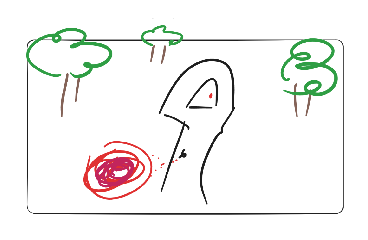

This is a level from a 2D game, rendered from its Tiled map with the project's own tilesets. A one-line summary and the complete map file follow:
An orthogonal 23x15 tile map with 16x16 px tiles, 3 tile layers (Back, Buildings, Front), 1 hidden layer not drawn.

<map version="1.10" tiledversion="1.11.2" orientation="orthogonal" renderorder="right-down" compressionlevel="0" width="23" height="15" tilewidth="16" tileheight="16" infinite="0" nextlayerid="9" nextobjectid="4">
 <tileset firstgid="1" name="z_Suryawati25_Hogwarts" tilewidth="16" tileheight="16" tilecount="345" columns="23">
  <image source="z_Suryawati25_Hogwarts.png" width="368" height="240" />
 </tileset>
 <layer id="1" name="Back" width="23" height="15">
  <data encoding="csv">
1,2,3,4,5,6,7,8,9,10,11,12,13,14,15,16,17,18,19,20,21,22,23,
24,25,26,27,28,29,30,31,32,33,34,35,36,37,38,39,40,41,42,43,44,45,46,
47,48,49,50,51,52,53,54,55,56,57,58,59,60,61,62,63,64,65,66,67,68,69,
70,71,72,73,74,75,76,77,78,79,80,81,82,83,84,85,86,87,88,89,90,91,92,
93,94,95,96,97,98,99,100,101,102,103,104,105,106,107,108,109,110,111,112,113,114,115,
116,117,118,119,120,121,122,123,124,125,126,127,128,129,130,131,132,133,134,135,136,137,138,
139,140,141,142,143,144,145,146,147,148,149,150,151,152,153,154,155,156,157,158,159,160,161,
162,163,164,165,166,167,168,169,170,171,172,173,174,175,176,177,178,179,180,181,182,183,184,
185,186,187,188,189,190,191,192,193,194,195,196,197,198,199,200,201,202,203,204,205,206,207,
208,209,210,211,212,213,214,215,216,217,218,219,220,221,222,223,224,225,226,227,228,229,230,
231,232,233,234,235,236,237,238,239,240,241,242,243,244,245,246,247,248,249,250,251,252,253,
254,255,256,257,258,259,260,261,262,263,264,265,266,267,268,269,270,271,272,273,274,275,276,
277,278,279,280,281,282,283,284,285,286,287,288,289,290,291,292,293,294,295,296,297,298,299,
300,301,302,303,304,305,306,307,308,309,310,311,312,313,314,315,316,317,318,319,320,321,322,
323,324,325,326,327,328,329,330,331,332,333,334,335,336,337,338,339,340,341,342,343,344,345
</data>
 </layer>
 <layer id="2" name="Buildings" width="23" height="15">
  <data encoding="csv">
0,0,0,0,0,0,0,0,0,0,0,0,0,0,0,0,0,0,0,0,0,0,0,
0,0,0,0,0,0,0,0,0,0,0,0,0,0,0,0,0,0,0,0,0,0,0,
0,0,0,0,0,0,0,0,0,0,0,0,0,0,0,0,0,0,0,0,0,0,0,
0,0,0,0,0,0,0,0,0,0,0,0,0,0,0,0,0,0,0,0,0,0,0,
0,0,0,0,0,0,0,0,0,0,0,0,0,0,0,0,0,0,0,0,0,0,0,
0,0,0,0,0,0,0,0,0,0,0,0,0,0,0,0,0,0,0,0,0,0,0,
0,0,0,0,0,0,0,0,0,0,0,0,0,0,0,0,0,0,0,0,0,0,0,
0,0,0,0,0,0,0,0,0,0,0,0,0,0,0,0,0,0,0,0,0,0,0,
0,0,0,0,0,0,0,0,0,0,0,0,0,0,0,0,0,0,0,0,0,0,0,
0,0,0,0,0,0,0,0,0,0,0,0,0,0,0,0,0,0,0,0,0,0,0,
0,0,0,0,0,0,0,0,0,0,0,0,0,0,0,0,0,0,0,0,0,0,0,
0,0,0,0,0,0,0,0,0,0,0,0,0,0,0,0,0,0,0,0,0,0,0,
0,0,0,0,0,0,0,0,0,0,0,0,0,0,0,0,0,0,0,0,0,0,0,
0,0,0,0,0,0,0,0,0,0,0,0,0,0,0,0,0,0,0,0,0,0,0,
0,0,0,0,0,0,0,0,0,0,0,0,0,0,0,0,0,0,0,0,0,0,0
</data>
 </layer>
 <layer id="7" name="Buildings1" width="23" height="15" visible="0">
  <data encoding="csv">
0,0,0,0,0,0,0,0,0,0,0,0,0,0,0,0,0,0,0,0,0,0,0,
0,0,0,0,0,0,0,0,0,0,0,0,0,0,0,0,0,0,0,0,0,0,0,
0,0,0,0,0,0,0,0,0,0,0,0,0,0,0,0,0,0,0,0,0,0,0,
0,0,0,0,0,0,0,0,0,0,0,0,0,0,0,0,0,0,0,0,0,0,0,
0,0,0,0,0,0,0,0,0,0,0,0,0,0,0,0,0,0,0,0,0,0,0,
0,0,0,0,0,0,0,0,0,0,0,0,0,0,0,0,0,0,0,0,0,0,0,
0,0,0,0,0,0,0,0,0,0,0,0,0,0,0,0,0,0,0,0,0,0,0,
0,0,0,0,0,0,0,0,0,0,0,0,0,0,0,0,0,0,0,0,0,0,0,
0,0,0,0,0,0,0,0,0,0,0,0,0,0,0,0,0,0,0,0,0,0,0,
0,0,0,0,0,0,0,0,0,0,0,0,0,0,0,0,0,0,0,0,0,0,0,
0,0,0,0,0,0,0,0,0,0,0,0,0,0,0,0,0,0,0,0,0,0,0,
0,0,0,0,0,0,0,0,0,0,0,0,0,0,0,0,0,0,0,0,0,0,0,
0,0,0,0,0,0,0,0,0,0,0,0,0,0,0,0,0,0,0,0,0,0,0,
0,0,0,0,0,0,0,0,0,0,0,0,0,0,0,0,0,0,0,0,0,0,0,
0,0,0,0,0,0,0,0,0,0,0,0,0,0,0,0,0,0,0,0,0,0,0
</data>
 </layer>
 <layer id="3" name="Front" width="23" height="15">
  <data encoding="csv">
0,0,0,0,0,0,0,0,0,0,0,0,0,0,0,0,0,0,0,0,0,0,0,
0,0,0,0,0,0,0,0,0,0,0,0,0,0,0,0,0,0,0,0,0,0,0,
0,0,0,0,0,0,0,0,0,0,0,0,0,0,0,0,0,0,0,0,0,0,0,
0,0,0,0,0,0,0,0,0,0,0,0,0,0,0,0,0,0,0,0,0,0,0,
0,0,0,0,0,0,0,0,0,0,0,0,0,0,0,0,0,0,0,0,0,0,0,
0,0,0,0,0,0,0,0,0,0,0,0,0,0,0,0,0,0,0,0,0,0,0,
0,0,0,0,0,0,0,0,0,0,0,0,0,0,0,0,0,0,0,0,0,0,0,
0,0,0,0,0,0,0,0,0,0,0,0,0,0,0,0,0,0,0,0,0,0,0,
0,0,0,0,0,0,0,0,0,0,0,0,0,0,0,0,0,0,0,0,0,0,0,
0,0,0,0,0,0,0,0,0,0,0,0,0,0,0,0,0,0,0,0,0,0,0,
0,0,0,0,0,0,0,0,0,0,0,0,0,0,0,0,0,0,0,0,0,0,0,
0,0,0,0,0,0,0,0,0,0,0,0,0,0,0,0,0,0,0,0,0,0,0,
0,0,0,0,0,0,0,0,0,0,0,0,0,0,0,0,0,0,0,0,0,0,0,
0,0,0,0,0,0,0,0,0,0,0,0,0,0,0,0,0,0,0,0,0,0,0,
0,0,0,0,0,0,0,0,0,0,0,0,0,0,0,0,0,0,0,0,0,0,0
</data>
 </layer>
 <objectgroup id="4" name="Back" />
 <objectgroup id="5" name="Buildings" />
 <objectgroup id="8" name="Buildings1" />
 <objectgroup id="6" name="Front" />
</map>
